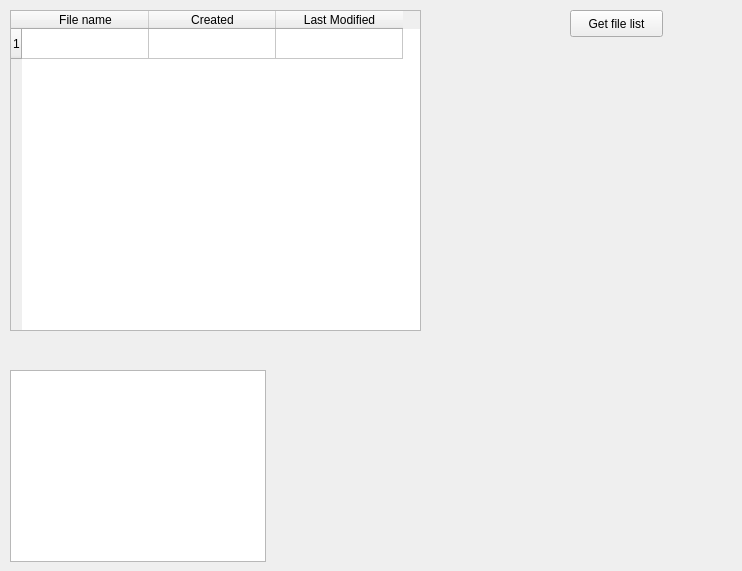
<?xml version="1.0" encoding="UTF-8"?>
<ui version="4.0">
 <class>DrawFromSHPFile</class>
 <widget class="QWidget" name="DrawFromSHPFile">
  <property name="geometry">
   <rect>
    <x>0</x>
    <y>0</y>
    <width>742</width>
    <height>571</height>
   </rect>
  </property>
  <property name="windowTitle">
   <string>Draw from SHP</string>
  </property>
  <widget class="QPushButton" name="GetFileList">
   <property name="geometry">
    <rect>
     <x>570</x>
     <y>10</y>
     <width>93</width>
     <height>27</height>
    </rect>
   </property>
   <property name="text">
    <string>Get file list</string>
   </property>
  </widget>
  <widget class="QTableWidget" name="files_table">
   <property name="geometry">
    <rect>
     <x>10</x>
     <y>10</y>
     <width>411</width>
     <height>321</height>
    </rect>
   </property>
   <property name="mouseTracking">
    <bool>false</bool>
   </property>
   <property name="autoFillBackground">
    <bool>false</bool>
   </property>
   <property name="selectionMode">
    <enum>QAbstractItemView::MultiSelection</enum>
   </property>
   <attribute name="horizontalHeaderCascadingSectionResizes">
    <bool>false</bool>
   </attribute>
   <attribute name="horizontalHeaderDefaultSectionSize">
    <number>127</number>
   </attribute>
   <attribute name="horizontalHeaderCascadingSectionResizes">
    <bool>false</bool>
   </attribute>
   <attribute name="horizontalHeaderDefaultSectionSize">
    <number>127</number>
   </attribute>
   <row>
    <property name="text">
     <string>1</string>
    </property>
   </row>
   <column>
    <property name="text">
     <string>File name</string>
    </property>
   </column>
   <column>
    <property name="text">
     <string>Created</string>
    </property>
   </column>
   <column>
    <property name="text">
     <string>Last Modified</string>
    </property>
   </column>
  </widget>
  <widget class="QListWidget" name="listWidget">
   <property name="geometry">
    <rect>
     <x>10</x>
     <y>370</y>
     <width>256</width>
     <height>192</height>
    </rect>
   </property>
  </widget>
 </widget>
 <resources/>
 <connections/>
</ui>
